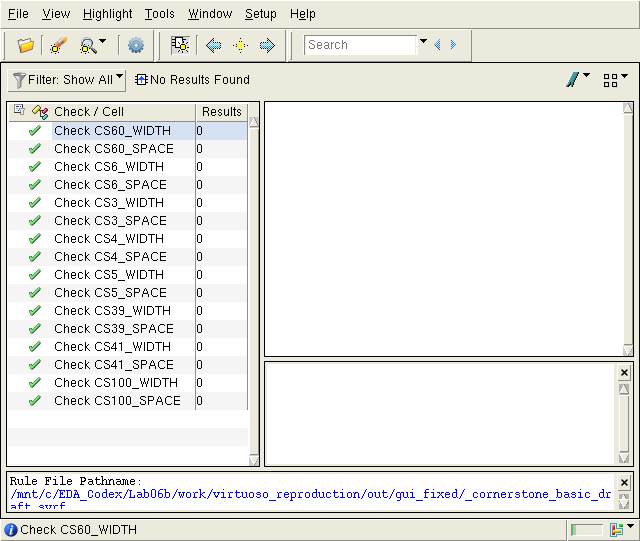
#> input picture impl_b/work/virtuoso_reproduction/out/screenshots/rve_final.png, 640 x 541 px
$ python build_course.py
#> lines starting #> are read from the running program, lines starting #| are printed output that depends on the picture
"""產生合併後的課程頁：C:\\LAB\\Lab06b\\course\\*.html。

做法（可重複執行）：
  1. 主線取實作 A 的步驟頁（impl_a/course/），連到程式與證據的相對連結改指 ../impl_a/。
  2. 每頁在「判讀練習」之前插入 merge/fragments/<step>.html（另一套獨立實作 B 的做法、結果與對照），
     導覽列同步加入，之後的節號自動往後順延；修改歷史加一筆。
  3. 圖：實作 A 的圖複製到 course/figures/，實作 B 的圖複製到 course/figures_b/，再全部嵌入（單檔，< 480 KB）。
  4. 檢查：不得出現本機路徑與其他計畫字樣；列出被順延節號在內文的引用，供人工確認。
用法：C:\\luceda\\luceda_2026033\\envs\\ipkiss3\\python.exe C:\\LAB\\Lab06b\\merge\\build_course.py
"""
import base64
import io
import re
import shutil
import sys
from pathlib import Path

from PIL import Image

sys.stdout.reconfigure(encoding="utf-8")
LAB = Path(__file__).resolve().parents[1]
A, B = LAB / "impl_a", LAB / "impl_b"
OUT = LAB / "course"
FRAG = Path(__file__).resolve().parent / "fragments"
BUDGET = 480 * 1024
CIRCLED = "①②③④⑤⑥⑦⑧⑨⑩⑪⑫⑬⑭⑮⑯⑰⑱⑲⑳"
STEPS = [f"m{m}_s{s}" for m, n in ((0, 3), (1, 5), (2, 7), (3, 2)) for s in range(1, n + 1)]
LEAK = re.compile(r"[A-Za-z]:\\|/mnt/[a-z]/(?!&lt;)|EDA_Claude|EDA_Codex|Codex|Claude|Lab0\d[a-z]?\b(?<!Lab06b)|lab01a|C01|luceda_20")
HISTORY = "<p>2026-11-01：與另一套獨立完成的實作合併為單一課程；新增「對照：另一套獨立實作」一節，主線內容與數字不變。</p>"


def copy_figures():
    for src, dst in ((A / "course" / "figures", OUT / "figures"), (B / "course" / "figures", OUT / "figures_b")):
        if dst.exists():
            shutil.rmtree(dst)
        shutil.copytree(src, dst)
    shots = B / "work" / "virtuoso_reproduction" / "out" / "screenshots"
    vdir = OUT / "figures_b" / "virtuoso"
    vdir.mkdir(parents=True, exist_ok=True)
    shutil.copy2(shots / "virtuoso_core.png", vdir / "virtuoso_core.png")
    im = Image.open(shots / "rve_final.png")
#> im is the input picture: PIL image 640x541 RGB; mean R, G, B 235, 234.8, 231.8
    im.crop((0, 0, im.width, 466)).save(vdir / "rve_final_crop.png")  # 下方檔案路徑列不放
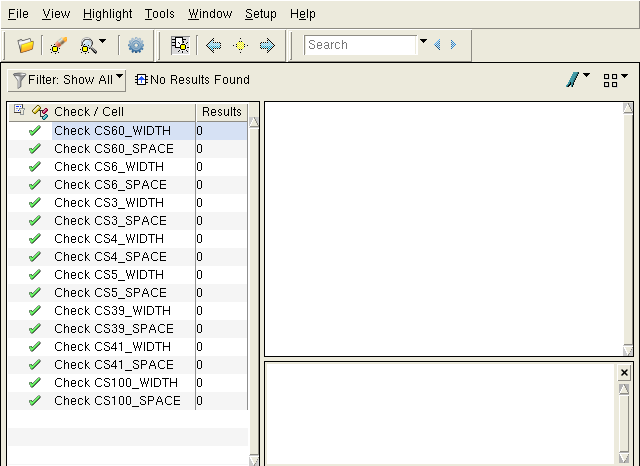
#> saved as rve_final_crop.png: PIL image 640x466 RGB; mean R, G, B 237.6, 237.4, 233.8


def relink(text):
    """主線頁裡的 ../work/、../spec/ 等改指 ../impl_a/；總目錄連結不變。"""
    return re.sub(r'href="\.\./(?!Lab06b_index\.html)(?!impl_[ab]/)', 'href="../impl_a/', text)


# [56 lines left out: functions insert_fragment, renumber, fix_refs, not called in this run]


def shift_map(step):
    text = insert_fragment(step, relink((A / "course" / f"{step}.html").read_text(encoding="utf-8")))
    return renumber(step, text)[1]


# [63 lines left out: functions encode, inline, leaks, build, not called in this run]


if __name__ == "__main__":
    OUT.mkdir(exist_ok=True)
    shutil.copy2(A / "course" / "course.css", OUT / "course.css")
    copy_figures()
    todo = sys.argv[1:] or STEPS
    maps = {s: shift_map(s) for s in STEPS if (FRAG / f"{s}.html").exists()}
    ok = all([build(s, maps) for s in todo if (FRAG / f"{s}.html").exists()])
    missing = [s for s in todo if not (FRAG / f"{s}.html").exists()]
    if missing:
        print("尚未寫對照段落：", " ".join(missing))
    sys.exit(0 if ok else 1)
#> (the program exits here)
